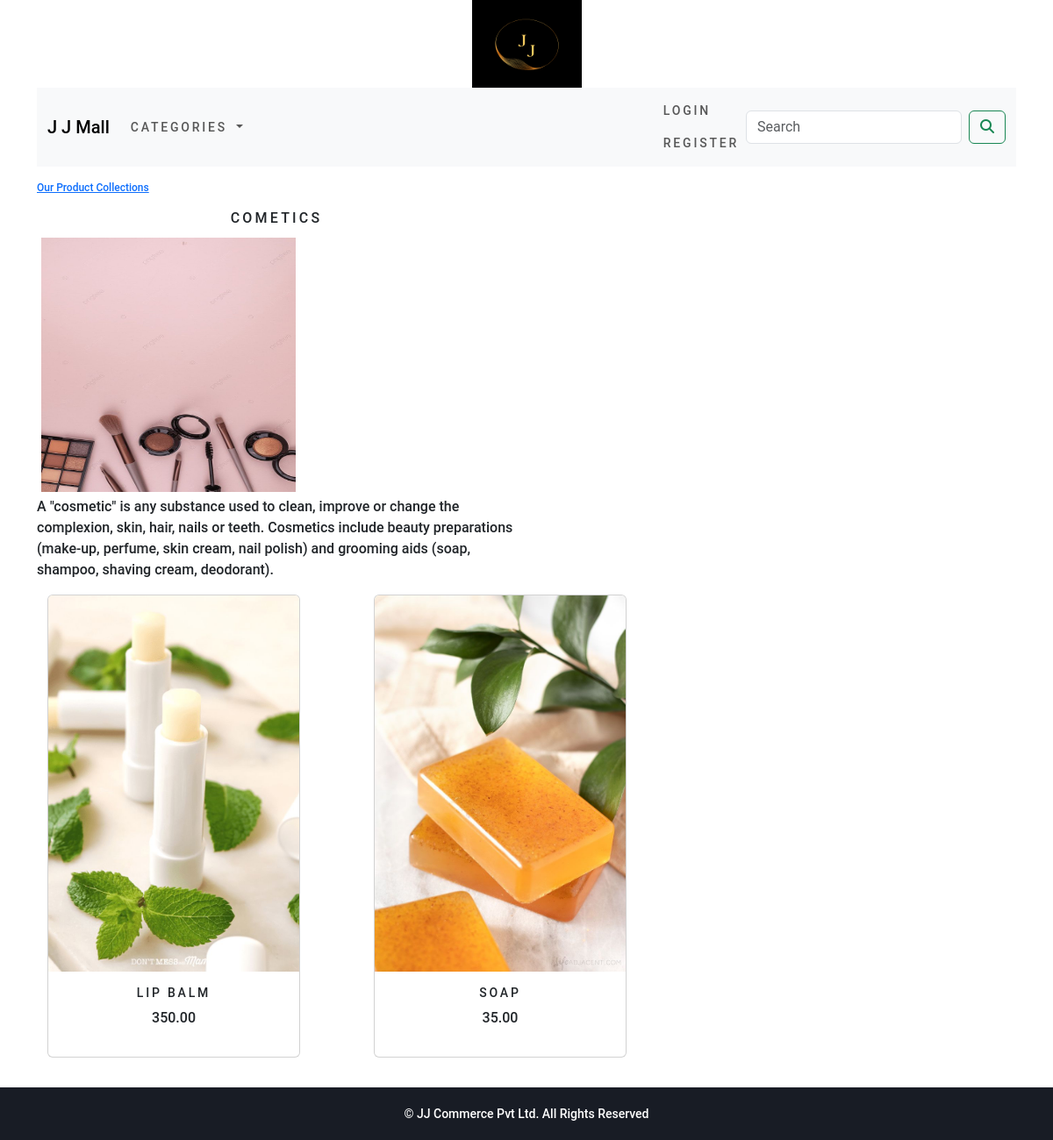
The app's page /shop/cometics/ with its own data.
### ecommerce_app/models.py (models this page shows, shortened)
class Category(models.Model):
    name = models.CharField(max_length=250, unique=True)
    slug = models.SlugField(max_length=250, unique=True)
    description = models.TextField(blank=True)
    image = models.ImageField(upload_to='category', blank=True)
    class Meta:
        ordering = ('name',)
        verbose_name = 'category'
        verbose_name_plural = 'categories'
    def get_url(self):
        return reverse('ecommerce_app:products_by_category', args=[self.slug])

class Product(models.Model):
    name = models.CharField(max_length=250, unique=True)
    slug = models.SlugField(max_length=250, unique=True)
    description = models.TextField(blank=True)
    price = models.DecimalField(max_digits=10, decimal_places=2)
    category = models.ForeignKey(Category, on_delete=models.CASCADE)
    image = models.ImageField(upload_to='products', blank=True)
    stock = models.IntegerField()
    available = models.BooleanField(default=True)
    created = models.DateTimeField(auto_now_add=True)
    updated = models.DateTimeField(auto_now=True)
    class Meta:
        ordering = ('name',)
        verbose_name = 'product'
        verbose_name_plural = 'products'
    def get_url(self):
        return reverse('ecommerce_app:prodCatDetail', args=[self.category.slug, self.slug])

### ecommerce_app/views.py (the view)
# urls.py: path('', views.allProdCat, name='allProdCat'),
def allProdCat(request, c_slug=None):
    c_page = None
    products_list = None
    if c_slug != None:
        c_page = get_object_or_404(Category, slug=c_slug)
        products_list = Product.objects.all().filter(category=c_page, available=True)
    else:
        products_list = Product.objects.all().filter(available=True)
    paginator = Paginator(products_list, 6)
    try:
        page = int(request.GET.get('page', '1'))
    except:
        page = 1
    try:
        products = paginator.page(page)
    except (EmptyPage, InvalidPage):
        products = paginator.page(paginator.num_pages)
    return render(request, "category.html", {'category': c_page, 'products': products})

### cart/context_processors.py (called while the page is built)
def counter(request):
    item_count = 0
    if request.path.startswith('/admin'):
        return {}
    try:
        cart = Cart.objects.get(cart_id=_cart_id(request))
        cart_items = CartItem.objects.filter(cart=cart, active=True)
        for cart_item in cart_items:
            item_count += cart_item.quantity
    except Cart.DoesNotExist:
        item_count = 0
    return {'item_count': item_count}

### cart/views.py (called while the page is built)
def _cart_id(request):
    cart = request.session.session_key
    if not cart:
        request.session.create()
        cart = request.session.session_key
    return cart

### ecommerce_app/context_processors.py (called while the page is built)
def menu_links(request):
    links = Category.objects.all()
    return dict(links=links)

### templates/category.html (shortened to what this page needs)
{% extends 'base.html' %}
{% load static %}
{% block content %}
    {% if category %}
        <div>
            <div class="row my_row_class">
                <div class="mx_auto">
                    <p>
                        <a href="{% url 'ecommerce_app:allProdCat' %}">Our Product Collections</a>
                    </p>
                </div>
            </div>
        </div>
    {% endif %}
<div class="row mx_auto">
<div class="col-12 col-sm-12 col-md-12 col-lg-6">
    <div class="mx_auto">
        {% if category %}
        <h2 class="text-center my_title">{{category.name}}</h2>
        <img src="{{category.image.url}}" alt="{{category.name}}" style="width:300px; height:300px" class="my_image my_image_padding">
    </div>
</div>
</div>
<div class="row mx_auto">
        <div class="col-12 col-sm-12 col-md-12 col-lg-6">
            <p class="text-justify">{{category.description}}</p>
        </div>
</div>
        {% endif %}
    <div class="container">
        <div class="row mx_auto">
            {% for product in products.object_list %}
                <div class="my_bottom_margin col-9 col-sm-10 col-md-4 xol-lg-4">
                    <div class="card text-center" style="width: 18rem;">
                        <a href="{{product.get_url}}"><img class="card-img-top my_image" src="{{product.image.url}}" alt="{{product.name}}"></a>
                        <div class="card-body">
                            <h4>{{product.name}}</h4>
                            <p>{{product.price}}</p>
                        </div>
                    </div>
                </div>
            {% endfor %}
        </div>
        <br>
    </div>
{% endblock %}

### templates/base.html (shortened to what this page needs)
{% load static %}
<!DOCTYPE html>
<html lang="en">
<head>
    <link href="{% static 'css/bootstrap.min.css' %}" rel="stylesheet">
    <link href="{% static 'css/custom.css' %}" rel="stylesheet">
</head>
<body class="roboto-light">
<div class="container">
    {% include 'header.html' %}
    {% include 'navbar.html' %}
    {% block content %}
    {% endblock %}
</div>
{% include 'footer.html' %}
</body>
</html>

### templates/header.html
{% load static %}
<header>
    <center>
        <a href="{% url 'ecommerce_app:allProdCat' %}"> <img src="{% static 'img/logo.png' %}" alt="logimage" height="100" width="125"> </a>
    </center>
</header>

### templates/navbar.html (shortened to what this page needs)
{% load static %}
<nav class="navbar navbar-expand-lg bg-body-tertiary">
  <div class="container-fluid">
    <a class="navbar-brand" href="{% url 'ecommerce_app:allProdCat' %}">J J Mall</a>
    <div class="collapse navbar-collapse" id="navbarSupportedContent">
      <ul class="navbar-nav me-auto mb-2 mb-lg-0">
        <li class="nav-item dropdown {% if 'ecommerce_app' in request.path %} active {% endif %}">
          <a class="nav-link dropdown-toggle" href="#" role="button" data-bs-toggle="dropdown" aria-expanded="false">
            Categories
          </a>
        </li>
      </ul>
      <ul class="navbar-nav">
        <li class="nav-item" id="auth-links">
        </li>
      </ul>
      <form class="d-flex" role="search" action="{% url 'search_app:search_result' %}" method="get">
        <input class="form-control me-2" type="search" placeholder="Search" name="q" aria-label="Search">
        <button class="btn btn-outline-success" type="submit"><i class="fa-solid fa-magnifying-glass"></i></button>
      </form>
    </div>
  </div>
</nav>

### templates/footer.html
<div class="footer navbar-fixed-bottom my_footer">
    <p class="text-center"> &copy; JJ Commerce Pvt Ltd. All Rights Reserved</p>
</div>

### static/css/custom.css (style rules this page uses)
.nav-item { letter-spacing : .2em; font-size : 14px; text-transform : uppercase; }
.roboto-light { font-family: "Roboto", sans-serif; font-weight: 500; font-style: normal; }
.my_footer p { padding-top : 20px; font-size : 14px; color : #FFFFFF }
.my_footer { background-color: #181C25; height: 60px; }
.my_row_class { padding-top: 15px; }
.my_row_class .mx_auto { color: #000; font-size: 12px; }
.my_image { width: 100%; height: auto; }
.my_title { font-size: 16px; text-transform: uppercase; letter-spacing: .2em; }
.my_image_padding { padding: 5px }
.my_bottom_margin { margin-bottom: 10px; }
.card-body h4 { font-size: 14px; text-transform: uppercase; letter-spacing: .2em; }

### records on screen
Category: name "COMETICS", image (picture), description "A \"cosmetic\" is any substance used to clean, improve or change the complexion, skin, hair, nails or teeth. Cosmetics include beauty preparations (make-up, perfume, skin cream, nail polish) and grooming aids (soap, shampoo, shaving cream, deodorant)."
Product: image (picture), name "LIP BALM", price "350.00"
Product: image (picture), name "SOAP", price "35.00"
